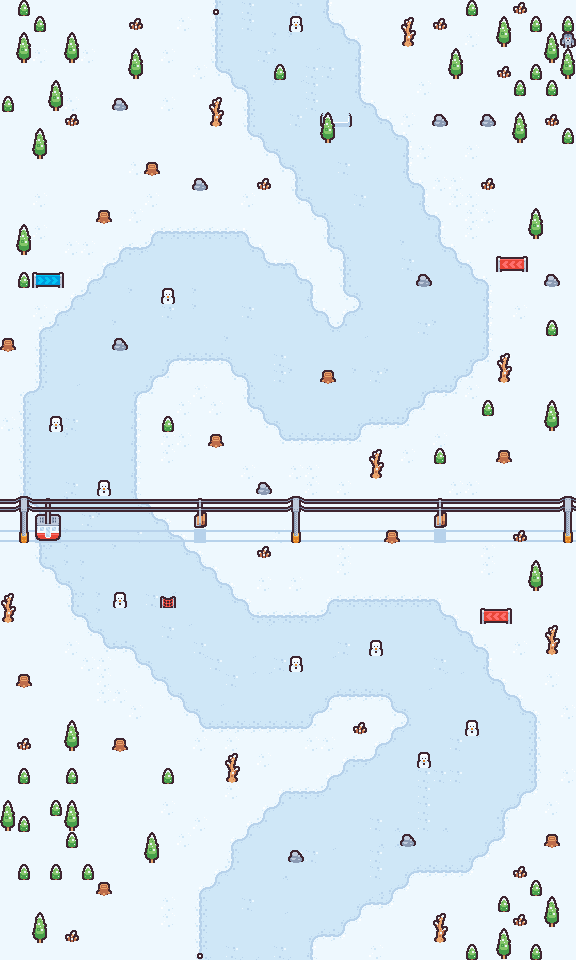

Rendered tile map (Tiled .tmx) drawn with the repository's tilesets; below, a short description and the map source with its tile grids summarised:
An orthogonal 36x60 tile map with 16x16 px tiles, 8 tile layers (Background, Lane, Shadow, Bumper, ...).

<map version="1.10" tiledversion="1.11.0" orientation="orthogonal" renderorder="right-down" width="36" height="60" tilewidth="16" tileheight="16" infinite="0" nextlayerid="9" nextobjectid="1">
 <tileset firstgid="1" source="../FrostyFall.tsx" />
 <layer id="1" name="Background" width="36" height="60">
  <data>[2160 cells, 2160 non-empty, 2 distinct tile ids]</data>
 </layer>
 <layer id="2" name="Lane" width="36" height="60">
  <data>[2160 cells, 940 non-empty, 16 distinct tile ids]</data>
 </layer>
 <layer id="5" name="Shadow" width="36" height="60">
  <data>[2160 cells, 36 non-empty, 4 distinct tile ids]</data>
 </layer>
 <layer id="8" name="Bumper" width="36" height="60">
  <data>[2160 cells, 2 non-empty, 2 distinct tile ids]</data>
 </layer>
 <layer id="3" name="Killer" width="36" height="60">
  <data>[2160 cells, 24 non-empty, 13 distinct tile ids]</data>
 </layer>
 <layer id="6" name="Starter" width="36" height="60">
  <data>[2160 cells, 1 non-empty, 1 distinct tile ids]</data>
 </layer>
 <layer id="7" name="Ender" width="36" height="60">
  <data>[2160 cells, 1 non-empty, 1 distinct tile ids]</data>
 </layer>
 <layer id="4" name="Detail" width="36" height="60">
  <data>[2160 cells, 168 non-empty, 19 distinct tile ids]</data>
 </layer>
</map>
